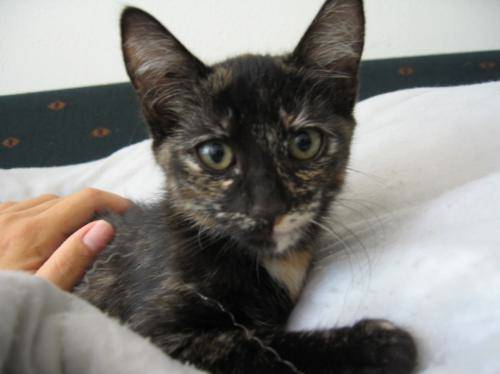
#> input picture A2/Q2/train/Cat/cat.109.jpg, 500 x 374 px; its folder holds only this picture in this run
$ python q2.py
#> lines starting #> are read from the running program, lines starting #| are printed output that depends on the picture
import pandas
import numpy as np
import cv2
import glob
import joblib
from sklearn.model_selection import train_test_split
from sklearn.neighbors import KNeighborsClassifier
from sklearn.linear_model import LogisticRegression
from sklearn.metrics import accuracy_score
from sklearn.decomposition import PCA
from sklearn.preprocessing import StandardScaler
from sklearn.linear_model import SGDClassifier
from skimage.feature import hog

# DATA
data = []
labels = []

for i, address in enumerate(glob.glob('train/*/*')):
    img = cv2.imread(address, cv2.IMREAD_GRAYSCALE)
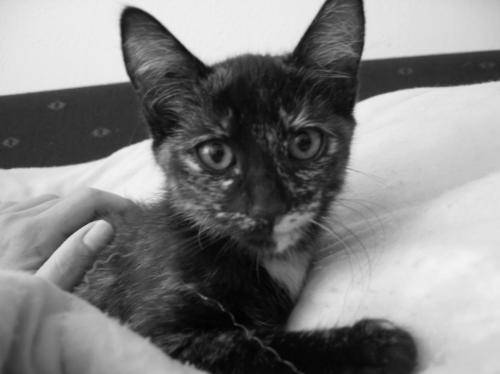
#> img: shape (374, 500); min 0, max 245, mean 128.4
    img = cv2.resize(img, (64, 64))
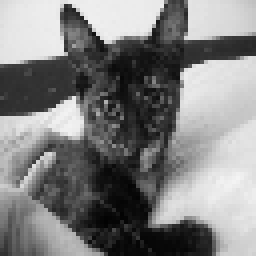
#> img: shape (64, 64) (shown 4 times larger); min 2, max 244, mean 128.2
    img = cv2.equalizeHist(img)
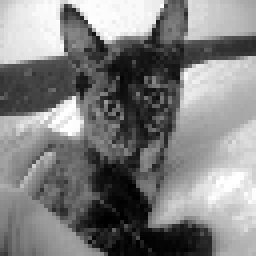
#> img: shape (64, 64) (shown 4 times larger); min 0, max 255, mean 128.4
    features = hog(img, pixels_per_cell=(8,8), cells_per_block=(2,2), feature_vector=True)
#> features = 1764 values, max 0.49 at index 237, min 0 at index 8, mean 0.133
    data.append(features)

    # Label: 0 for cat, 1 for dog
    if "cat" in address.lower():
        labels.append(0)
    elif "dog" in address.lower():
        labels.append(1)

    if i%200==0:
        print(f'[INFO] {i} images processed')
#> pass 2 of the loop `for i, address in enumerate(glob.glob('train/*/*')):`:
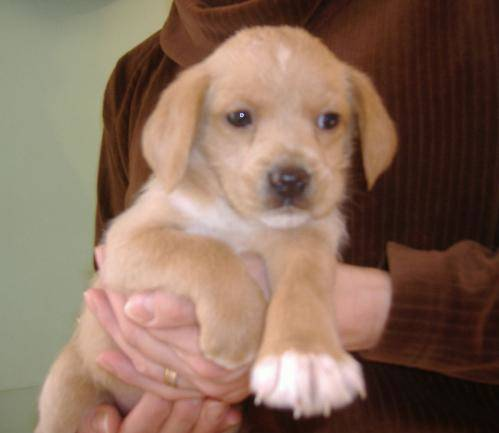
#> input picture A2/Q2/train/Dog/dog.103.jpg, 499 x 433 px
#> `img = cv2.resize(img, (64, 64))`:
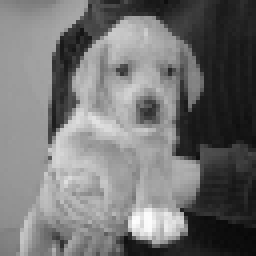
#> img: shape (64, 64) (shown 4 times larger); min 8, max 253, mean 114.8
#> `img = cv2.equalizeHist(img)`:
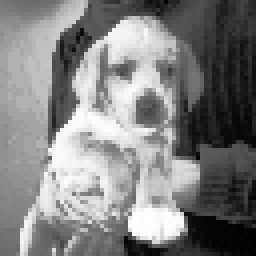
#> img: shape (64, 64) (shown 4 times larger); min 0, max 255, mean 128.7
#> features = 1764 values, max 0.459 at index 513, min 0 at index 1, mean 0.137

data = np.array(data)
labels = np.array(labels)

print(data.shape)
#| (2, 1764)
print(labels)

X = data
y = labels

scaler = StandardScaler()
X_scaled = scaler.fit_transform(data)
joblib.dump(scaler, "scalar_cat_dog.z")

# pca = PCA(n_components=100)
# X_reduced = pca.fit_transform(X_scaled)

X_train, X_test, y_train, y_test = train_test_split(X_scaled, y, test_size=0.2)
#> y_train = [0]; y_test = [1]

# [11 lines of commented-out code are left out]
for c in [0.01, 0.1, 1, 10, 100]:
    model = LogisticRegression(C=c, max_iter=1000)
#> (the run stopped early here; a loop or call above may not have finished)
